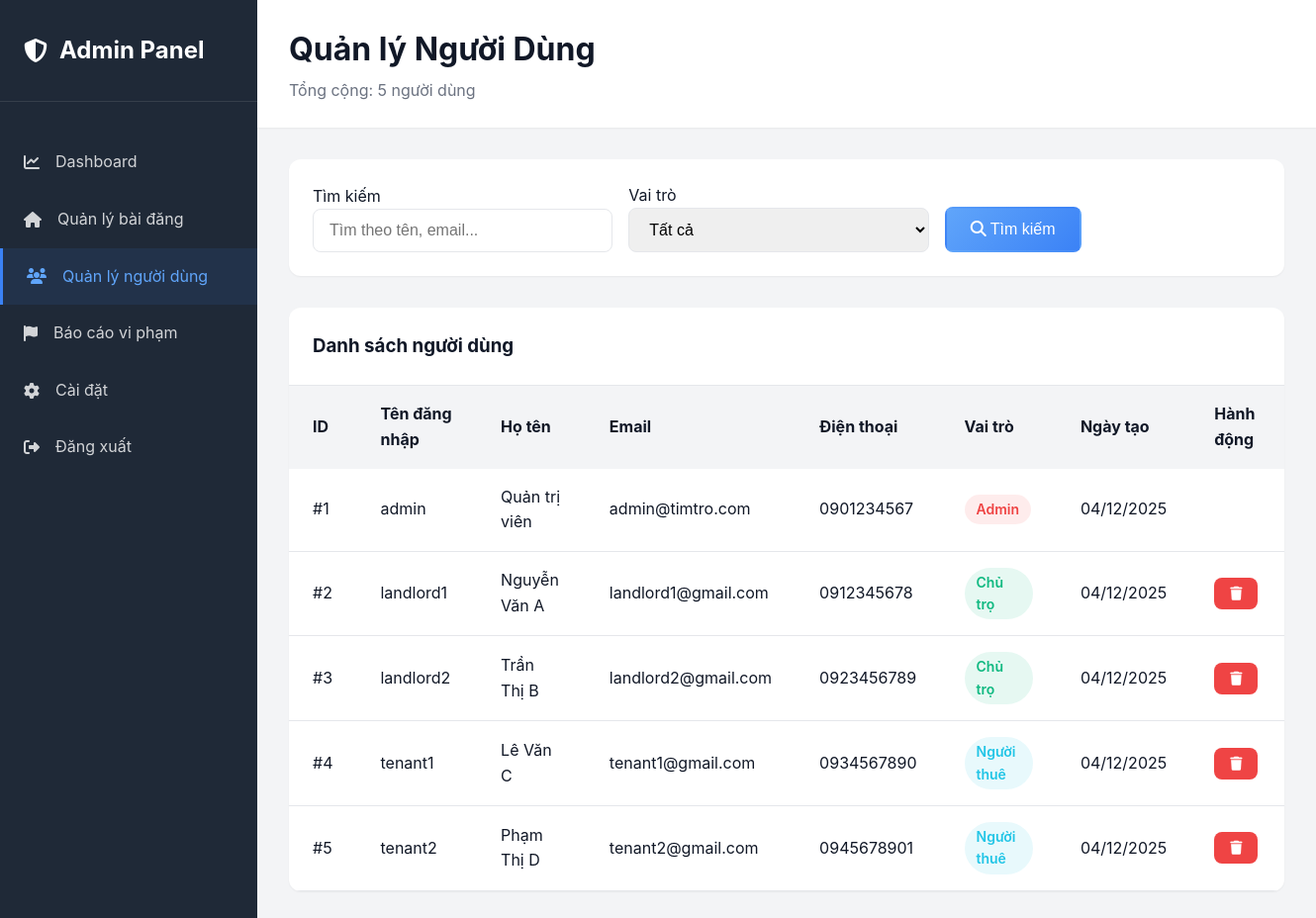
The page /Views/admin/users.php (signed in) on the database its author committed.
### tables this page shows
CREATE TABLE users (
    id INT AUTO_INCREMENT PRIMARY KEY,
    username VARCHAR(50) UNIQUE NOT NULL,
    email VARCHAR(100) UNIQUE NOT NULL,
    password VARCHAR(255) NOT NULL,
    full_name VARCHAR(100) NOT NULL,
    phone VARCHAR(20),
    avatar VARCHAR(255),
    bio TEXT,
    role ENUM('admin', 'landlord', 'tenant') NOT NULL DEFAULT 'tenant',
    status ENUM('active', 'inactive', 'banned') DEFAULT 'active',
    created_at TIMESTAMP DEFAULT CURRENT_TIMESTAMP,
    updated_at TIMESTAMP DEFAULT CURRENT_TIMESTAMP ON UPDATE CURRENT_TIMESTAMP,
    INDEX idx_role (role),
    INDEX idx_status (status),
    INDEX idx_email (email)
);

### config.php (called while the page is built, shortened)
<?php
function sanitize($data) {
    return trim($data);
}
?>

### Views/admin/users.php (the view, shortened to what this page needs)
<?php
require_once __DIR__ . '/../../config.php';
$conn = getDB();
$search = sanitize($_GET['search'] ?? '');
$page = isset($_GET['page']) ? max(1, (int)$_GET['page']) : 1;
$per_page = 10;
$users = [];
$total_users = 0;
try {
    $query = "SELECT id, username, full_name, email, phone, role, created_at
              FROM users
              WHERE 1=1";
    $params = [];
    $count_query = str_replace("SELECT id, username, full_name, email, phone, role, created_at", "SELECT COUNT(*) as cnt", $query);
    $count_stmt = $conn->prepare($count_query);
    $count_stmt->execute($params);
    $count_result = $count_stmt->fetch(PDO::FETCH_ASSOC);
    $total_users = $count_result['cnt'] ?? 0;
    $query .= " ORDER BY created_at DESC LIMIT ? OFFSET ?";
    $params[] = $per_page;
    $params[] = ($page - 1) * $per_page;
    $stmt = $conn->prepare($query);
    $stmt->execute($params);
    $users = $stmt->fetchAll(PDO::FETCH_ASSOC);
} catch (PDOException $e) {
    error_log("Error: " . $e->getMessage());
}
?>
<!DOCTYPE html>
<html lang="vi">
<head>
    <link rel="stylesheet" href="../../assets/css/style.css">
    <link rel="stylesheet" href="https://cdnjs.cloudflare.com/ajax/libs/font-awesome/6.4.0/css/all.min.css">
</head>
<body>
    <div class="admin-layout">
        <aside class="admin-sidebar">
            <div class="admin-logo">
                <h2><i class="fas fa-shield-alt"></i> Admin Panel</h2>
            </div>
            <ul class="admin-menu">
                <li><a href="dashboard.php"><i class="fas fa-chart-line"></i> Dashboard</a></li>
                <li><a href="posts.php"><i class="fas fa-home"></i> Quản lý bài đăng</a></li>
                <li><a href="users.php" class="active"><i class="fas fa-users"></i> Quản lý người dùng</a></li>
                <li><a href="reports.php"><i class="fas fa-flag"></i> Báo cáo vi phạm</a></li>
                <li><a href="settings.php"><i class="fas fa-cog"></i> Cài đặt</a></li>
                <li><a href="../../Controllers/AuthController.php?action=logout"><i class="fas fa-sign-out-alt"></i> Đăng xuất</a></li>
            </ul>
        </aside>
        <main class="admin-main">
            <div class="admin-header">
                <div>
                    <h1>Quản lý Người Dùng</h1>
                    <p style="color: var(--text-secondary); margin-top: 0.25rem;">Tổng cộng: <?php echo $total_users; ?> người dùng</p>
                </div>
            </div>
            <div class="admin-content">
                <div class="filter-box">
                    <form method="GET" style="display: contents;">
                        <div>
                            <label>Tìm kiếm</label>
                            <input type="text" name="search" class="form-control" placeholder="Tìm theo tên, email..." value="<?php echo htmlspecialchars($search); ?>">
                        </div>
                        <div>
                            <label>Vai trò</label>
                            <select name="role" class="form-control">
                                <option value="">Tất cả</option>
                            </select>
                        </div>
                        <div>
                            <button type="submit" class="btn btn-primary">
                                <i class="fas fa-search"></i> Tìm kiếm
                            </button>
                        </div>
                    </form>
                </div>
                <div class="data-table">
                    <div class="table-header">
                        <h3>Danh sách người dùng</h3>
                    </div>
                    <table>
                        <thead>
                            <tr>
                                <th>ID</th>
                                <th>Tên đăng nhập</th>
                                <th>Họ tên</th>
                                <th>Email</th>
                                <th>Điện thoại</th>
                                <th>Vai trò</th>
                                <th>Ngày tạo</th>
                                <th>Hành động</th>
                            </tr>
                        </thead>
                        <tbody>
                            <?php if (!empty($users)): ?>
                                <?php foreach ($users as $user): ?>
                                <tr>
                                    <td>#<?php echo htmlspecialchars($user['id']); ?></td>
                                    <td><?php echo htmlspecialchars($user['username']); ?></td>
                                    <td><?php echo htmlspecialchars($user['full_name']); ?></td>
                                    <td><?php echo htmlspecialchars($user['email']); ?></td>
                                    <td><?php echo htmlspecialchars($user['phone'] ?? 'N/A'); ?></td>
                                    <td>
                                        <span class="badge badge-<?php echo $user['role']; ?>">
                                            <?php
                                            $role_labels = [
                                                'tenant' => 'Người thuê',
                                                'landlord' => 'Chủ trọ',
                                                'admin' => 'Admin'
                                            ];
                                            echo $role_labels[$user['role']] ?? $user['role'];
                                            ?>
                                        </span>
                                    </td>
                                    <td><?php echo date('d/m/Y', strtotime($user['created_at'])); ?></td>
                                    <td>
                                        <?php if ($user['role'] !== 'admin'): ?>
                                        <form method="POST" style="display: inline;" onsubmit="return confirm('Xác nhận xóa người dùng này?');">
                                            <button type="submit" class="btn btn-sm btn-danger">
                                                <i class="fas fa-trash"></i>
                                            </button>
                                        </form>
                                        <?php endif; ?>
                                    </td>
                                </tr>
                                <?php endforeach; ?>
                            <?php endif; ?>
                        </tbody>
                    </table>
                </div>
            </div>
        </main>
    </div>
</body>
</html>

### assets/css/style.css (style rules this page uses)
:root { --primary-color: #3b82f6; --primary-dark: #2563eb; --primary-light: #60a5fa; --primary-lighter: #dbeafe; --primary-lightest: #eff6ff; --secondary-color: #8b5cf6; --success-color: #10b981; --danger-color: #ef4444; --warning-color: #f59e0b; --info-color: #06b6d4; --dark-color: #1f2937; --light-color: #f3f4f6; --border-color: #e5e7eb; --text-primary: #111827; --text-secondary: #6b7280; --shadow-sm: 0 1px 2px 0 rgb(0 0 0 / 0.05); --shadow-md: 0 4px 6px -1px rgb(0 0 0 / 0.1); --shadow-lg: 0 10px 15px -3px rgb(0 0 0 / 0.1); --radius-sm: 0.375rem; --radius-md: 0.5rem; --radius-lg: 0.75rem; }
* { margin: 0; padding: 0; box-sizing: border-box; }
body { font-family: 'Inter', -apple-system, BlinkMacSystemFont, 'Segoe UI', Roboto, 'Helvetica Neue', Arial, sans-serif; color: var(--text-primary); background-color: #ffffff; background: linear-gradient(180deg, #ffffff 0%, var(--primary-lightest) 100%); line-height: 1.6; overflow-x: hidden; margin: 0; padding: 0; }
a { text-decoration: none; color: inherit; transition: all 0.3s ease; }
.btn { display: inline-block; padding: 0.75rem 1.5rem; font-size: 1rem; font-weight: 500; text-align: center; border: none; border-radius: var(--radius-md); cursor: pointer; transition: all 0.3s ease; text-decoration: none; }
.btn-primary { background: linear-gradient(135deg, #60a5fa, #3b82f6); color: white; border: 2px solid transparent; }
.btn-danger { background-color: var(--danger-color); color: white; }
.btn-sm { padding: 0.5rem 1rem; font-size: 0.875rem; }
.form-control { width: 100%; padding: 0.75rem 1rem; font-size: 1rem; border: 1px solid var(--border-color); border-radius: var(--radius-md); transition: all 0.3s ease; }
select.form-control { cursor: pointer; }
.badge { display: inline-block; padding: 0.25rem 0.75rem; font-size: 0.875rem; font-weight: 500; border-radius: 9999px; }

### Views/admin/users.php (style rules this page uses)
.admin-layout { display: grid; grid-template-columns: 260px 1fr; min-height: 100vh; }
.admin-sidebar { background: #1f2937; color: white; padding: 2rem 0; }
.admin-logo { padding: 0 1.5rem 2rem; border-bottom: 1px solid rgba(255, 255, 255, 0.1); margin-bottom: 2rem; }
.admin-logo h2 { color: white; display: flex; align-items: center; gap: 0.75rem; }
.admin-menu { list-style: none; }
.admin-menu li a { display: flex; align-items: center; gap: 1rem; padding: 1rem 1.5rem; color: rgba(255, 255, 255, 0.8); transition: all 0.3s ease; }
.admin-menu li a:hover, .admin-menu li a.active { background: rgba(59, 130, 246, 0.1); color: #60a5fa; border-left: 3px solid #3b82f6; }
.admin-main { background: #f3f4f6; }
.admin-header { background: white; padding: 1.5rem 2rem; box-shadow: var(--shadow-sm); display: flex; justify-content: space-between; align-items: center; }
.admin-content { padding: 2rem; }
.filter-box { background: white; padding: 1.5rem; border-radius: var(--radius-lg); margin-bottom: 2rem; box-shadow: var(--shadow-sm); display: grid; grid-template-columns: 1fr 1fr 1fr auto; gap: 1rem; align-items: end; }
.data-table { background: white; border-radius: var(--radius-lg); box-shadow: var(--shadow-sm); overflow: hidden; }
.table-header { padding: 1.5rem; border-bottom: 1px solid var(--border-color); }
table { width: 100%; border-collapse: collapse; }
thead { background: var(--light-color); }
th, td { padding: 1rem 1.5rem; text-align: left; }
tbody tr { border-bottom: 1px solid var(--border-color); }
.badge { padding: 0.25rem 0.75rem; border-radius: 9999px; font-size: 0.875rem; font-weight: 600; }
.badge-tenant { background: rgba(34, 197, 226, 0.1); color: #22c5e6; }
.badge-landlord { background: rgba(16, 185, 129, 0.1); color: #10b981; }
.badge-admin { background: rgba(239, 68, 68, 0.1); color: #ef4444; }

### rows shown on the page
users: id "1", username "admin", full_name "Quản trị viên", email "admin@timtro.com", phone "0901234567", role "Admin", created_at "04/12/2025"
users: id "2", username "landlord1", full_name "Nguyễn Văn A", email "landlord1@gmail.com", phone "0912345678", role "Chủ trọ", created_at "04/12/2025"
users: id "3", username "landlord2", full_name "Trần Thị B", email "landlord2@gmail.com", phone "0923456789", role "Chủ trọ", created_at "04/12/2025"
users: id "4", username "tenant1", full_name "Lê Văn C", email "tenant1@gmail.com", phone "0934567890", role "Người thuê", created_at "04/12/2025"
users: id "5", username "tenant2", full_name "Phạm Thị D", email "tenant2@gmail.com", phone "0945678901", role "Người thuê", created_at "04/12/2025"

### other values the page prints
$total_users "5"
